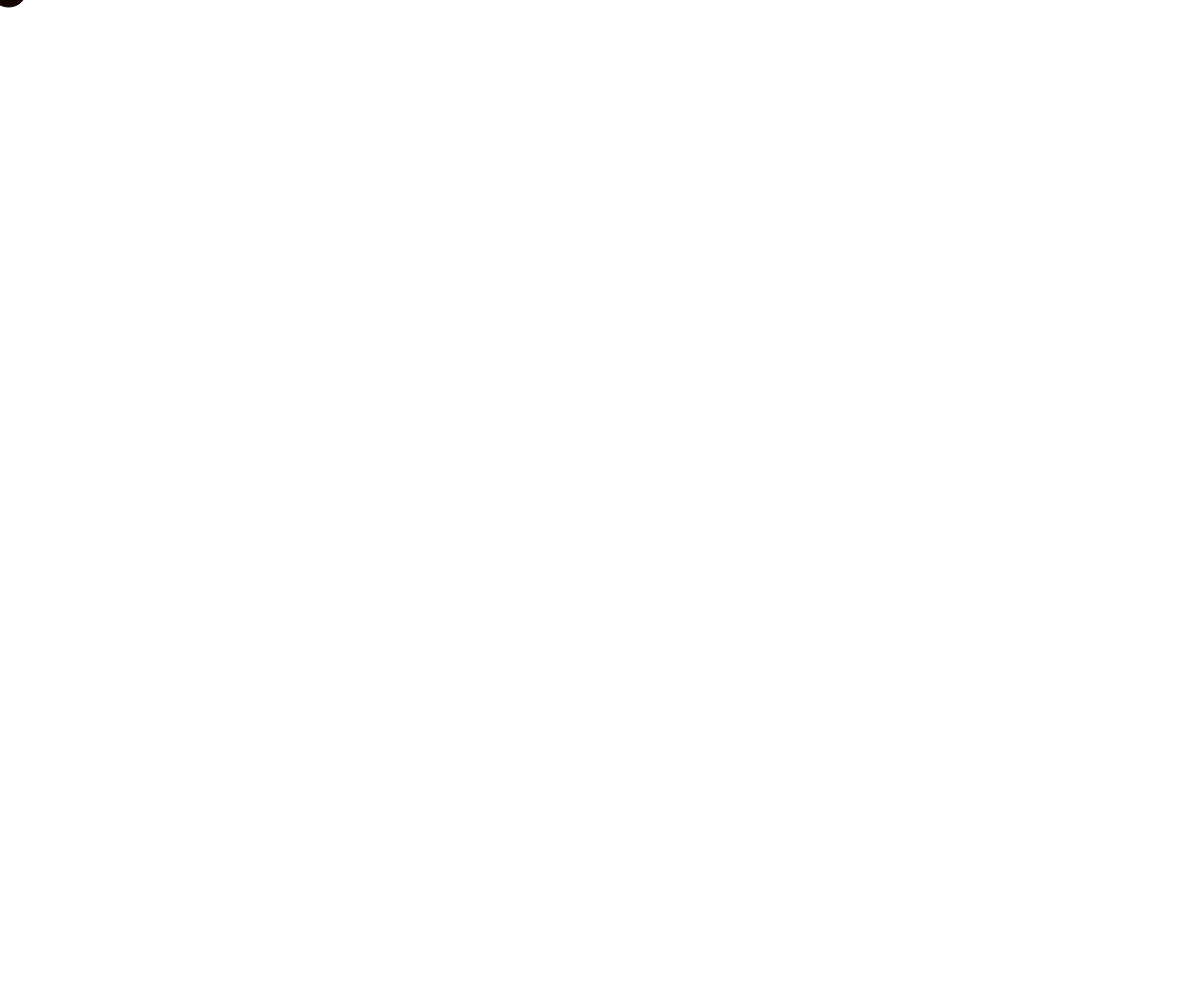
Frame 1 (no input)
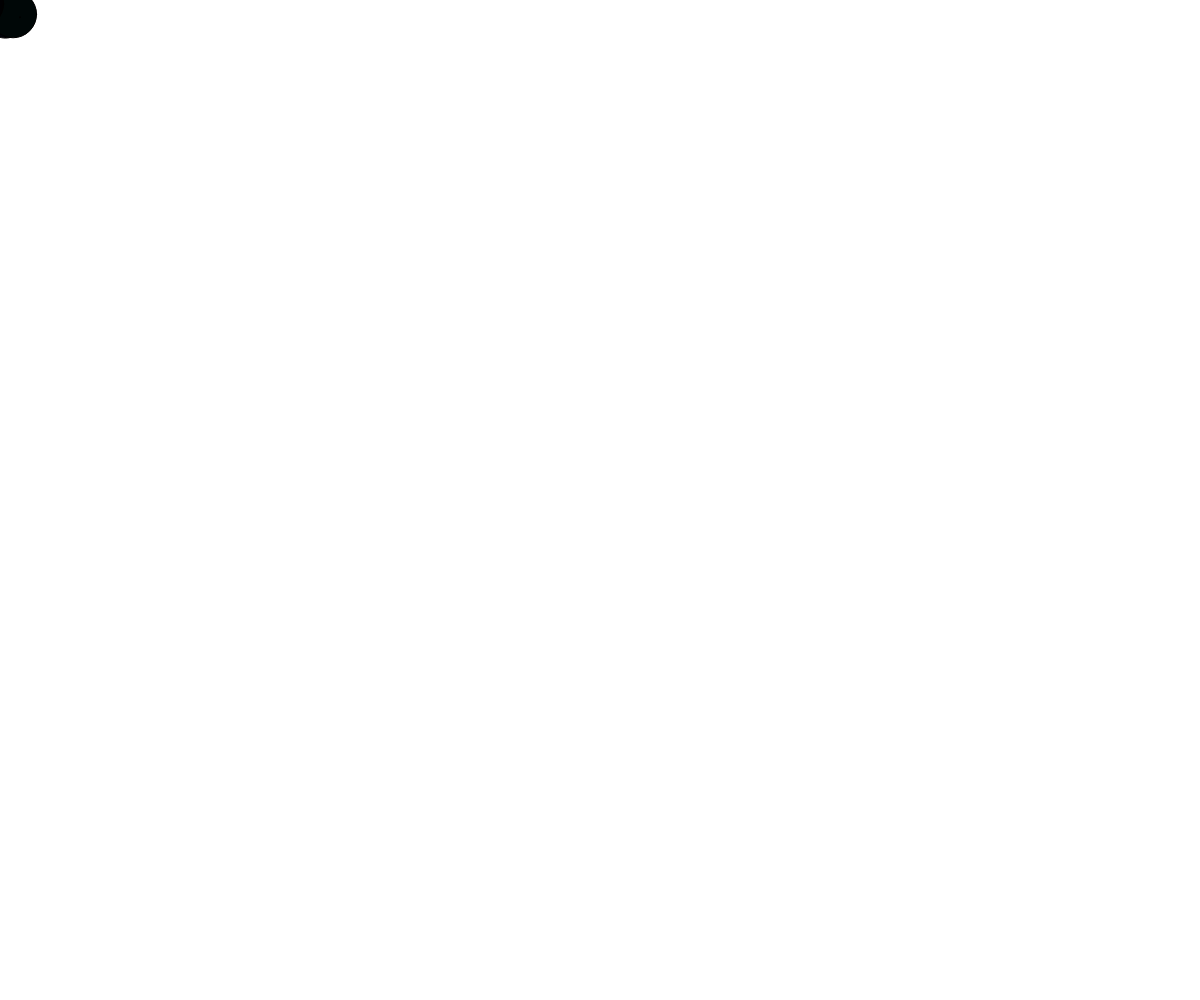
Frame 60 (no input)
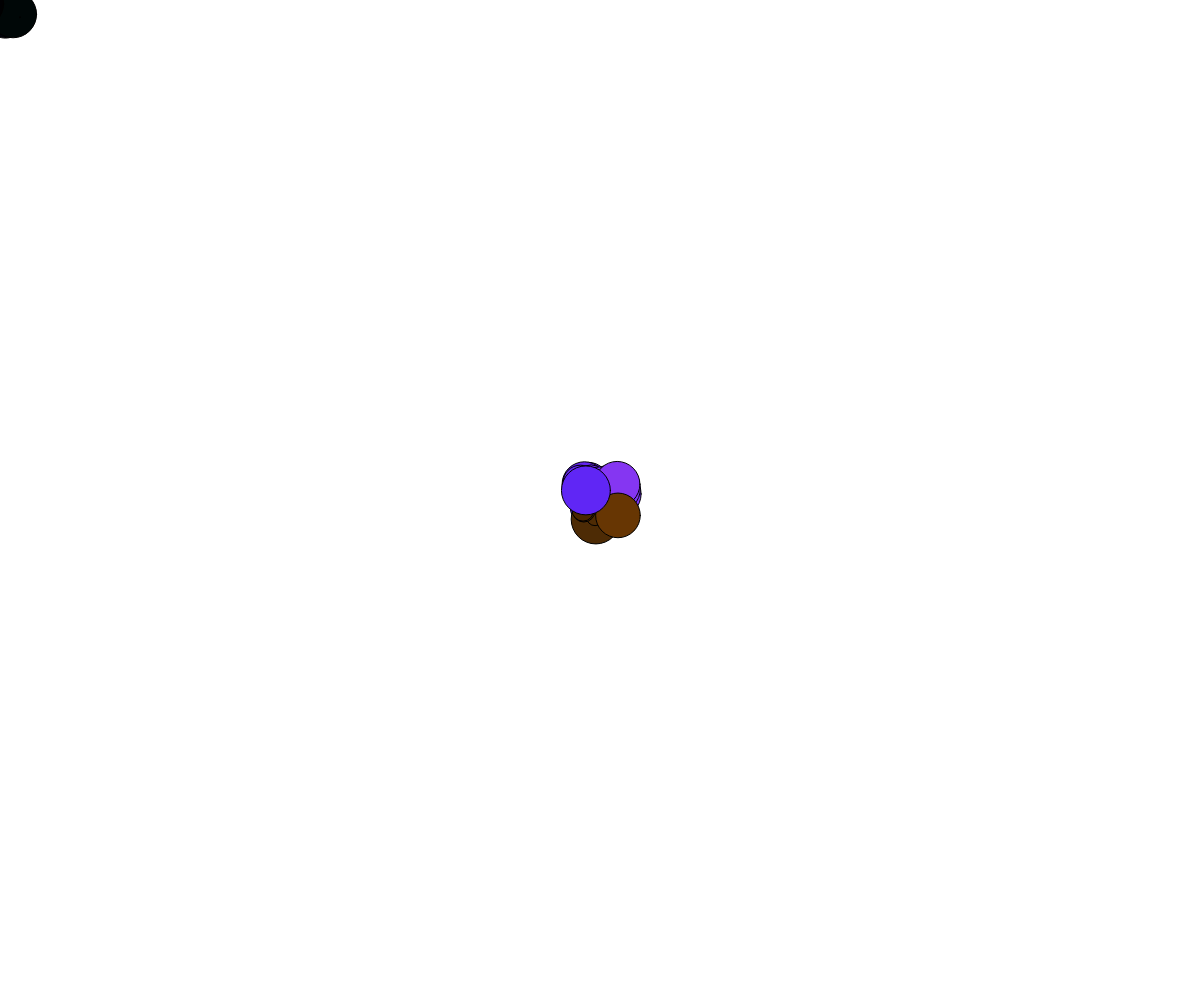
Frame 120 (the mouse pressed at the canvas centre since frame 60)

The p5.js sketch that drew these frames (run headless with seeded random() and noise() and a simulated clock; from frame 60 on, the mouse is pressed at the canvas centre):

// p5.js sketch
// ── sketch.js
// Create a new canvas to the browser size
function setup () {
  createCanvas(windowWidth, windowHeight);
  angleMode(DEGREES);
   
}
// Render loop that draws shapes with p5
function draw(){
  // Set the default blend mode
  xRand = random(mouseX - 20, mouseX+20);
  yRand = random(mouseY - 20, mouseY+20);
  
  fill((xRand - yRand)%255, (xRand/2)%255, (yRand/2)%255);
  circle(xRand, yRand, random(50));
  
}
function windowResized() {
  resizeCanvas(windowWidth, windowHeight);
}
